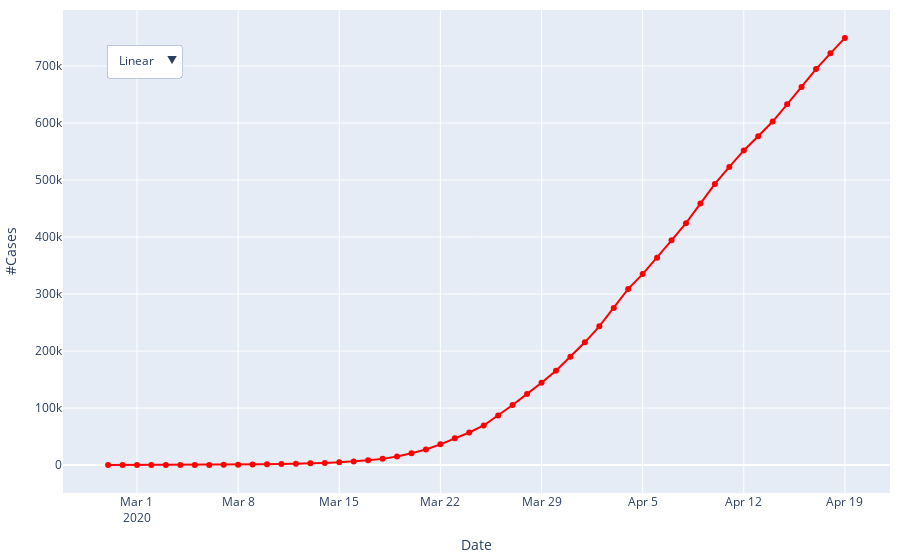

Write notebook code for a chart like this one.
### Markdown cell above
Now we will start using plotly to make interactive plots we can show on a web site. For this first one, we will show the same time-series data, but in one plot with a dropdown menu that lets you select log or linear y axis. Ironically, *these plotly graphs will not show* when you are viewing this notebook in Github you need to run it in interactive mode.

### Code cell
# Plot in plotly with dropdown to select log vs linear
fig_time_dropit = go.Figure()
fig_time_dropit.add_trace(go.Scatter(x = covid_time['date'], y = covid_time['cases'],
                    mode='lines+markers',
                    name='Covid over Time',
                    line_color='red'))

fig_time_dropit.update_layout(
    updatemenus=[
        dict(
            buttons=list([
                dict(label="Linear",
                    method="update",
                    args = [{'title': 'Linear scale'},
                            {'yaxis': {'type': 'linear'}}] ),
                dict(label="Log",
                    method="update",
                    args = [{'title': 'Log scale'},
                            {'yaxis': {'type': 'log'}}] )
            ]),
            direction="down",
            pad={"l": 10, "b": 10, "r": 10, "t": 10},
            showactive=True,
            x=0.04,
            xanchor="left",
            y=0.95,
            yanchor="top"),
    ],
    xaxis_title = "Date",
    yaxis_title = "#Cases",
    margin=dict(
        l=10,
        r=10,
        b=10,
        t=10,
        pad=0
    ),
)
fig_time_dropit.show()

### Figure 1 — Plotly figure (JSON) as saved in the notebook; plotly's stock layout.template omitted (floating-point values rounded to 4 significant figures)
{"data": [{"line": {"color": "red"}, "mode": "lines+markers", "name": "Covid over Time", "type": "scatter", "x": ["2020-02-28T00:00:00", "2020-02-29T00:00:00", "2020-03-01T00:00:00", "2020-03-02T00:00:00", "2020-03-03T00:00:00", "2020-03-04T00:00:00", "2020-03-05T00:00:00", "2020-03-06T00:00:00", "2020-03-07T00:00:00", "2020-03-08T00:00:00", "2020-03-09T00:00:00", "2020-03-10T00:00:00", "2020-03-11T00:00:00", "2020-03-12T00:00:00", "2020-03-13T00:00:00", "2020-03-14T00:00:00", "2020-03-15T00:00:00", "2020-03-16T00:00:00", "2020-03-17T00:00:00", "2020-03-18T00:00:00", "2020-03-19T00:00:00", "2020-03-20T00:00:00", "2020-03-21T00:00:00", "2020-03-22T00:00:00", "2020-03-23T00:00:00", "2020-03-24T00:00:00", "2020-03-25T00:00:00", "2020-03-26T00:00:00", "2020-03-27T00:00:00", "2020-03-28T00:00:00", "2020-03-29T00:00:00", "2020-03-30T00:00:00", "2020-03-31T00:00:00", "2020-04-01T00:00:00", "2020-04-02T00:00:00", "2020-04-03T00:00:00", "2020-04-04T00:00:00", "2020-04-05T00:00:00", "2020-04-06T00:00:00", "2020-04-07T00:00:00", "2020-04-08T00:00:00", "2020-04-09T00:00:00", "2020-04-10T00:00:00", "2020-04-11T00:00:00", "2020-04-12T00:00:00", "2020-04-13T00:00:00", "2020-04-14T00:00:00", "2020-04-15T00:00:00", "2020-04-16T00:00:00", "2020-04-17T00:00:00", "2020-04-18T00:00:00", "2020-04-19T00:00:00"], "y": [9, 18, 40, 53, 94, 209, 276, 394, 550, 731, 1048, 1365, 1757, 2221, 3095, 3846, 4902, 6182, 8366, 10939, 15134, 20908, 27435, 36391, 47066, 57224, 69508, 86811, 105484, 124884, 144377, 165597, 190078, 215329, 243403, 275457, 308993, 334967, 363719, 394156, 424289, 458635, 493185, 522843, 551826, 576774, 602473, 632656, 663260, 694520, 722182, 749203]}], "layout": {"margin": {"b": 10, "l": 10, "pad": 0, "r": 10, "t": 10}, "updatemenus": [{"buttons": [{"args": [{"title": "Linear scale"}, {"yaxis": {"type": "linear"}}], "label": "Linear", "method": "update"}, {"args": [{"title": "Log scale"}, {"yaxis": {"type": "log"}}], "label": "Log", "method": "update"}], "direction": "down", "pad": {"b": 10, "l": 10, "r": 10, "t": 10}, "showactive": true, "x": 0.04, "xanchor": "left", "y": 0.95, "yanchor": "top"}], "xaxis": {"title": {"text": "Date"}}, "yaxis": {"title": {"text": "#Cases"}}}}
